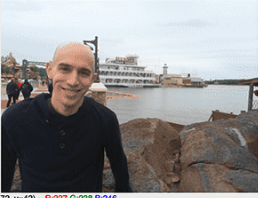
#> input picture pyimagesearch/step4NuildMiniProjeWithOpenCv/input/adrian.png, 258 x 198 px, found by its file name
$ python color_spaces.py
#> lines starting #> are read from the running program, lines starting #| are printed output that depends on the picture
# import the necessary packages
import argparse
import cv2
# construct the argument parser and parse the arguments
ap = argparse.ArgumentParser()
ap.add_argument("-i", "--image", type=str, default="adrian.png",
	help="path to input image")
args = vars(ap.parse_args())
# load the original image and show it
image = cv2.imread(args["image"])
#> image is the input picture: shape (198, 258, 3); mean B, G, R 141.8, 141.5, 143.1
cv2.imshow("RGB", image)
# loop over each of the individual channels and display them
for (name, chan) in zip(("B", "G", "R"), cv2.split(image)):
	cv2.imshow(name, chan)
#> this loop made 3 passes
#> name on passes 1 to 3: 'B', 'G', 'R'
#> pass 1, `cv2.imshow(name, chan)`:
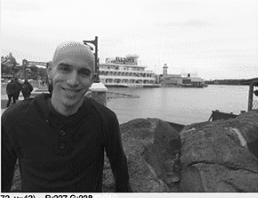
#> window 'B': shape (198, 258); min 10, max 255, mean 141.8
#> pass 2, `cv2.imshow(name, chan)`:
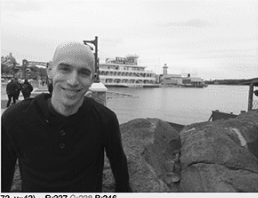
#> window 'G': shape (198, 258); min 10, max 254, mean 141.5
# wait for a keypress, then close all open windows
# cv2.waitKey(0)
# cv2.destroyAllWindows()
# convert the image to the HSV color space and show it
hsv = cv2.cvtColor(image, cv2.COLOR_BGR2HSV)
#> hsv: shape (198, 258, 3); mean H, S, V 68.7, 35.3, 150.7
cv2.imshow("HSV", hsv)
# loop over each of the individual channels and display them
for (name, chan) in zip(("H", "S", "V"), cv2.split(hsv)):
	cv2.imshow(name, chan)
#> this loop made 3 passes
#> pass 1, `cv2.imshow(name, chan)`:
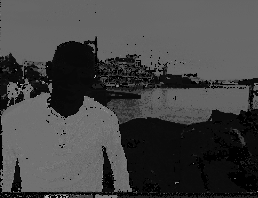
#> window 'H': shape (198, 258); min 0, max 179, mean 68.7
#> pass 2, `cv2.imshow(name, chan)`:
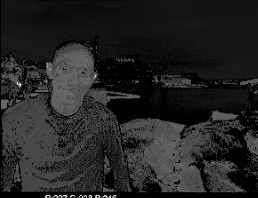
#> window 'S': shape (198, 258); min 0, max 239, mean 35.3
# wait for a keypress, then close all open windows
# cv2.waitKey(0)
# cv2.destroyAllWindows()

# LAB

import math
red_green = math.sqrt(((255 - 0) ** 2) + ((0 - 255) ** 2) + ((0 - 0) ** 2))
red_purple = math.sqrt(((255 - 128) ** 2) + ((0 - 0) ** 2) + ((0 - 128) ** 2))
red_navy = math.sqrt(((255 - 0) ** 2) + ((0 - 0) ** 2) + ((0 - 128) ** 2))
red_green, red_purple, red_navy
'''
L-channel: The “lightness” of the pixel. This value goes up and down the vertical axis, white to black, with neutral grays at the center of the axis.
a-channel: Originates from the center of the L-channel and defines pure green on one end of the spectrum and pure red on the other.
b-channel: Also originates from the center of the L-channel, but is perpendicular to the a-channel. The b-channel defines pure blue at one of the spectrum and pure yellow at the other.
'''
# convert the image to the L*a*b* color space and show it
lab = cv2.cvtColor(image, cv2.COLOR_BGR2LAB)
#> lab: shape (198, 258, 3); mean of channels 0, 1, 2 145.7, 129.1, 128.3
cv2.imshow("L*a*b*", lab)
# loop over each of the individual channels and display them
for (name, chan) in zip(("L*", "a*", "b*"), cv2.split(lab)):
	cv2.imshow(name, chan)
#> this loop made 3 passes
#> pass 2, `cv2.imshow(name, chan)`:
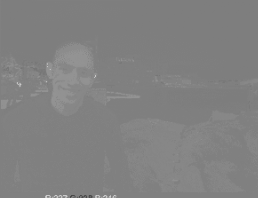
#> window 'a*': shape (198, 258); min 73, max 205, mean 129.1
# wait for a keypress, then close all open windows
# cv2.waitKey(0)
# cv2.destroyAllWindows()

'''
Gri tonlamalı
Tartışacağımız son renk uzayı aslında bir renk uzayı değildir; yalnızca bir RGB görüntüsünün gri tonlamalı temsilidir.

Bir görüntünün gri tonlamalı gösterimi, görüntünün renk bilgisini ortadan kaldırır ve cv2.cvtColor işlevi kullanılarak da yapılabilir:
'''
# show the original and grayscale versions of the image
gray = cv2.cvtColor(image, cv2.COLOR_BGR2GRAY)
cv2.imshow("Original", image)
cv2.imshow("Grayscale", gray)
cv2.waitKey(0)
